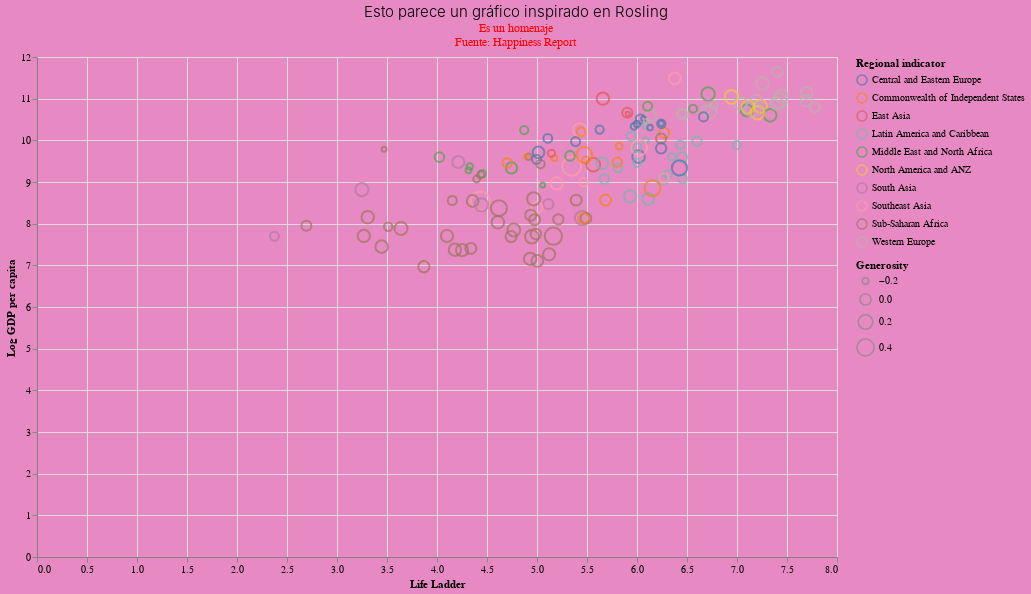

The notebook cell this image was saved under:
### Code cell
# Poniendo título a nuestro gráfico 
alt.Chart(happy, height = 500, width = 800).mark_point().encode(
    x = alt.X("Life Ladder:Q"),
    y = alt.Y("Log GDP per capita:Q", scale = alt.Scale()),
    color = alt.Color("Regional indicator"),
    size = alt.Size('Generosity')
    ).interactive().properties(
    title={
      "text": ["Esto parece un gráfico inspirado en Rosling"], 
      "subtitle": ["Es un homenaje",
                   "Fuente: Happiness Report"],
      "color": "Black",
      "subtitleColor": "Black"
    })

### Figure 1 — Vega-Lite specification as saved in the notebook (floating-point values rounded to 4 significant figures; data arrays with more than 128 entries replaced by an {"elided": "..."} marker saying what was removed)
{"config": {"title": {"font": "Helvetica", "fontSize": 15, "fontWeight": 300, "offset": 0, "anchor": "left"}, "axis": {"labelFont": "Helvetica", "titleFont": "Helvetica", "domainColor": "gray"}, "header": {"labelFont": "Helvetica", "titleFont": "Helvetica"}, "legend": {"labelFont": "Garamond", "titleFont": "Garamond", "symbolType": "circle", "padding": 1}, "background": "#e78ac3"}, "data": {"name": "data-a58a49b007c67ebc86ced82c6a4f46da"}, "mark": "point", "encoding": {"color": {"field": "Regional indicator", "type": "nominal"}, "size": {"field": "Generosity", "type": "quantitative"}, "x": {"field": "Life Ladder", "type": "quantitative"}, "y": {"field": "Log GDP per capita", "scale": {}, "type": "quantitative"}}, "height": 500, "selection": {"selector004": {"type": "interval", "bind": "scales", "encodings": ["x", "y"]}}, "title": {"text": ["Esto parece un gráfico inspirado en Rosling"], "subtitle": ["Es un homenaje", "Fuente: Happiness Report"], "color": "Black", "subtitleColor": "Red"}, "width": 800, "$schema": "https://vega.github.io/schema/vega-lite/v4.17.0.json", "datasets": {"data-a58a49b007c67ebc86ced82c6a4f46da": {"elided": "144 records"}}}
